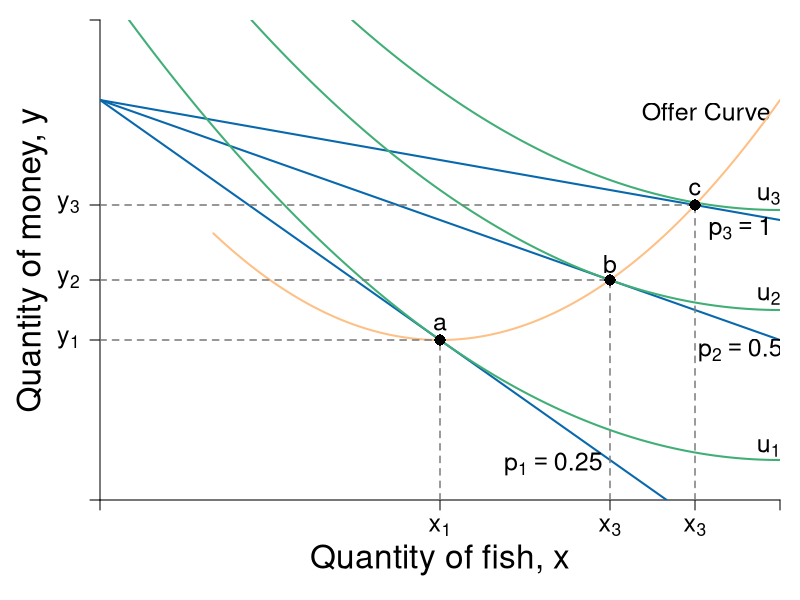

Reproduce this figure in R.
require(shape)
pdf(file = "constrained_optimization/offer_curve_qql.pdf", width = 9, height = 7)

#Set parameters for graphics
pointsize <- 1.8
axislabelsize <- 2
labelsize <- 1.5
namesize <- 1.8
annotatesize <- 1.5
graphlinewidth <- 2
segmentlinewidth <- 1.5

COL <- c("#7fc97f", "#beaed4", "#fdc086", "#ffff99", "#386cb0", "#f0027f", "#bf5b17", "#666666")
COLA <- c("#99d8c9","#66c2a4","#41ae76", "#238b45", "#005824")
COLB <- c("#4eb3d3", "#2b8cbe", "#0868ac","#084081")
grays <- gray.colors(25, start = 1, end = 0)

#Edited the margins to cater for the larger LHS labels
par(mar =  c(5, 5, 1, 1))

mrsA <- function(x, rmax = 10, xmax = 20) {
  rmax - (rmax/xmax)*x
}


uA <- function(x, y, rmax = 2, xmax = 12) {
  y + rmax*x - (1/2)*(rmax/xmax)*x^2
}

indiffA1 <- function(x, uA = 10, rmax = 2.5, xmax = 10) {
  uA - rmax*x + (1/2)*(rmax/xmax)*(x^2)
}

offerCurve <- function(x, w, rmax = 2, xmax = 12) {
  w - rmax*x + (rmax/xmax)*x^2
}

bcA <- function(x, w = 20, p = 2) {
  w - p*x
}


xlims <- c(0, 12)
ylims <- c(0, 12)

npts <- 501 
x <- seq(xlims[1], xlims[2], length.out = npts)
y <- seq(ylims[1], ylims[2], length.out = npts) 
a <- c(13, 16.75, 19.25)

 

plot(0, 0, xlim = xlims, ylim = ylims, type = "n",
     xlab = expression(paste("")),
     ylab = expression(paste("")), 
     xaxt = "n", 
     yaxt = "n", 
     cex.lab = axislabelsize, 
     bty = "n",
     xaxs="i", 
     yaxs="i")

# ticksy <- seq(from = 0, to = ylims[2], by = 2)
# ylabels <- seq(from = 0, to = ylims[2], by = 2)
# ticksx <- seq(from = 0, to = xlims[2], by = 2)
# xlabels <- seq(from = 0, to = xlims[2], by = 2)
ticksy <- c(0, 4, 5.5, 7.375 , ylims[2])
ylabels <- c(NA, expression(paste(y[1])), expression(paste(y[2])), expression(paste(y[3])), NA)
ticksx <- c(0, 6, 9, 10.5,  xlims[2])
xlabels <- c(NA, expression(paste(x[1])), expression(paste(x[3])), expression(paste(x[3])), NA)


axis(1, at = ticksx, pos = 0, labels = xlabels, cex.axis = labelsize)
axis(2, at = ticksy, pos = 0, labels = ylabels, las = 1, cex.axis = labelsize)

npts <- 500 
xx1 <- seq(xlims[1], xlims[2], length.out = npts)

#lines(xx1, bcA(xx1, w = 10, p = 1.5), col = COLB[3], lwd = graphlinewidth)
lines(xx1, bcA(xx1, w = 10, p = 1), col = COLB[3], lwd = graphlinewidth)
lines(xx1, bcA(xx1, w = 10, p = 0.5), col = COLB[3], lwd = graphlinewidth)
lines(xx1, bcA(xx1, w = 10, p = 0.25), col = COLB[3], lwd = graphlinewidth)


#Label the axes
#mtext(expression(paste("Quantity of fish, ", x)), side=1, line = 2.5, cex = axislabelsize)
text(0.5*xlims[2], -1.5, expression(paste("Quantity of fish, ", x)), xpd = TRUE, cex = axislabelsize) 
text(-1.2, 0.5*ylims[2], expression(paste("Quantity of money, ", y)), xpd = TRUE, cex = axislabelsize, srt = 90) 

#Label the indifference curves
text(11.8, 1.3, expression(u[1]), cex = annotatesize)
text(11.8, 5.1, expression(u[2]), cex = annotatesize)
text(11.8, 7.6, expression(u[3]), cex = annotatesize)

#Label the price lines
# text(8, 0.9, expression(paste(pl[1], ", ", p[x] == 0.25)))
# text(11.3, 3.75, expression(paste(pl[2], ", ", p[x] == 0.5)))
# text(11.3, 6.8, expression(paste(pl[3], ", ", p[x] == 1)))
text(8, 0.9, expression(paste(p[1] == 0.25)), cex = annotatesize)
text(11.3, 3.75, expression(paste(p[2] == 0.5)), cex = annotatesize)
text(11.3, 6.8, expression(paste(p[3] == 1)), cex = annotatesize)



#Label the offer curve
text(10.7, 9.7, expression("Offer Curve"), cex = annotatesize)

#Add the contour plot for the indifference curves
contour(x, y, 
        outer(x, y, uA),
        drawlabels = FALSE,
        col = COLA[3],
        lwd = graphlinewidth,
        levels = a, 
        xaxs="i", 
        yaxs="i", 
        add = TRUE)

#Add the offer curve (superimposed on the indifference curves tangent to the price lines)
xx2 <- seq(2, xlims[2], length.out = npts)
lines(xx2, offerCurve(xx2, w = 10, rmax = 2, xmax = 12), col = COL[3], lwd = graphlinewidth)

#Segments for points on Offer curve
segments(0, 4, 6, 4, lty = 2, col = grays[20] , lwd = segmentlinewidth)
segments(6, 0, 6, 4, lty = 2, col = grays[20] , lwd = segmentlinewidth)
segments(0, 5.5, 9, 5.5, lty = 2, col = grays[20] , lwd = segmentlinewidth)
segments(9, 0, 9, 5.5, lty = 2, col = grays[20] , lwd = segmentlinewidth)
segments(0, 7.375, 10.5, 7.375, lty = 2, col = grays[20] , lwd = segmentlinewidth)
segments(10.5, 0, 10.5, 7.375, lty = 2, col = grays[20] , lwd = segmentlinewidth)

#Annotate points on offer curve mrs = p for each of p = 1, 0.5, 0.25
#Where mrs = 2 - (1/6)*x
points(6, 4, pch = 16, col = "black", cex = 1.5)
points(9, 5.5, pch = 16, col = "black", cex = 1.5)
points(10.5, 7.375, pch = 16, col = "black", cex = 1.5)

text(6, 4.4, expression(paste(a)), cex = annotatesize)
text(9, 5.9, expression(paste(b)), cex = annotatesize)
text(10.5, 7.775, expression(paste(c)), cex = annotatesize)

dev.off()
